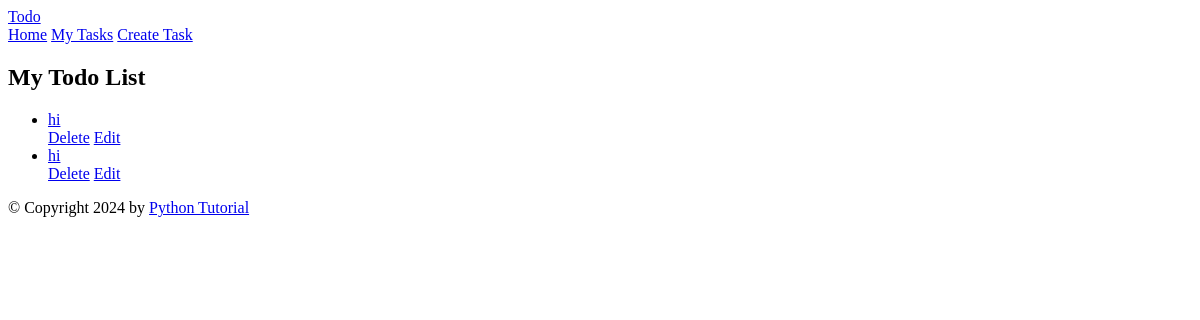
/tasks/, run on an earlier commit of the app's database.
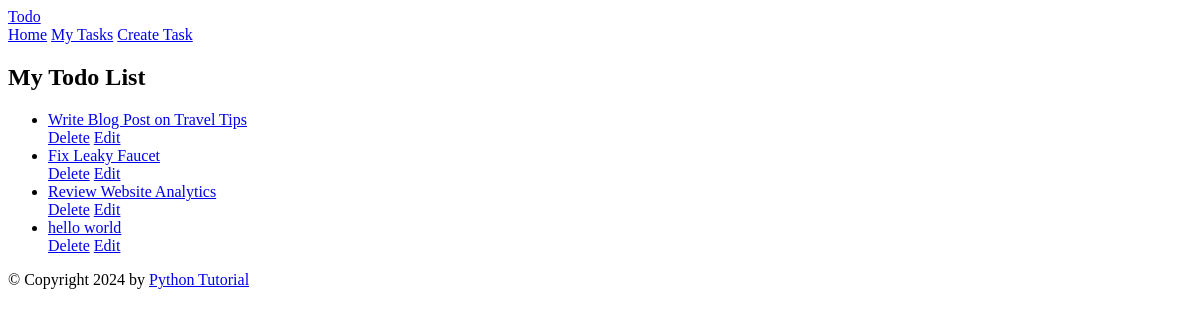
And on a later commit of the database.
### todo/models.py (models this page shows, shortened)
class Task(models.Model):
    title = models.CharField(max_length=255)
    description = models.TextField(null=True, blank=True)
    completed = models.BooleanField(default=False)
    created_at = models.DateTimeField(auto_now_add=True)
    user = models.ForeignKey(User,on_delete=models.CASCADE, null=True, blank=True)
    class Meta:
        ordering = ['completed']

### todo/views.py (the view)
# urls.py: path('tasks/', TaskList.as_view(), name='tasks'),
class TaskList(ListView):
    model = Task
    context_object_name = 'tasks'  # The context variable for the task list
    template_name = 'todo/task_list.html'  # Template name (optional, defaults to 'todo_list/task_list.html')

### todo/templates/todo/task_list.html (shortened to what this page needs)
{% extends 'base.html' %}
{% block content %}
<div class="center">
    <h2>My Todo List</h2>
    {% if tasks %}
    <ul class="tasks">
        {% for task in tasks %}
        <li>
            <a href="{% url 'task' task.id %}" class="{% if task.completed %}completed{% endif %}">{{ task.title }}</a>
            <div class="task-controls">
                <a href="{% url 'task-delete' task.id %}"> Delete</a>
                <a href="{% url 'task-update' task.id %}"> Edit</a>
            </div>
        </li>
        {% endfor %}
    </ul>
    {% else %}
    <p>🎉 Yay, you have no pending tasks! <a href="{% url 'task-create' %}">Create Task</a></p>
    {% endif %}
</div>
{% endblock content %}

### templates/base.html (shortened to what this page needs)
{% load static %}
<!DOCTYPE html>
<html lang="en">
<head>
    <link rel="stylesheet" href="{% static 'css/style.css' %}" />
</head>
<body>
    <header class="header">
        <div class="container">
            <a href="{% url 'home' %}" class="logo">Todo</a>
            <nav class="nav">
                <a href="{% url 'home' %}"> Home</a>
                <a href="{% url 'tasks' %}"> My Tasks</a>
                <a href="{% url 'task-create' %}"> Create Task</a>
            </nav>
        </div>
    </header>
    <main>
        <div class="container">
            {% block content %}
            {% endblock %}
        </div>
    </main>
    <footer class="footer">
        <div class="container">
            <p>© Copyright {% now "Y" %} by <a href="https://www.pythontutorial.net">Python Tutorial</a></p>
        </div>
    </footer>
</body>
</html>

What changed in the data, as far as the page shows it:
removed Task: title "hi"
removed Task: title "hi"
added Task: title "Write Blog Post on Travel Tips"
added Task: title "Fix Leaky Faucet"
added Task: title "Review Website Analytics"
added Task: title "hello world"
